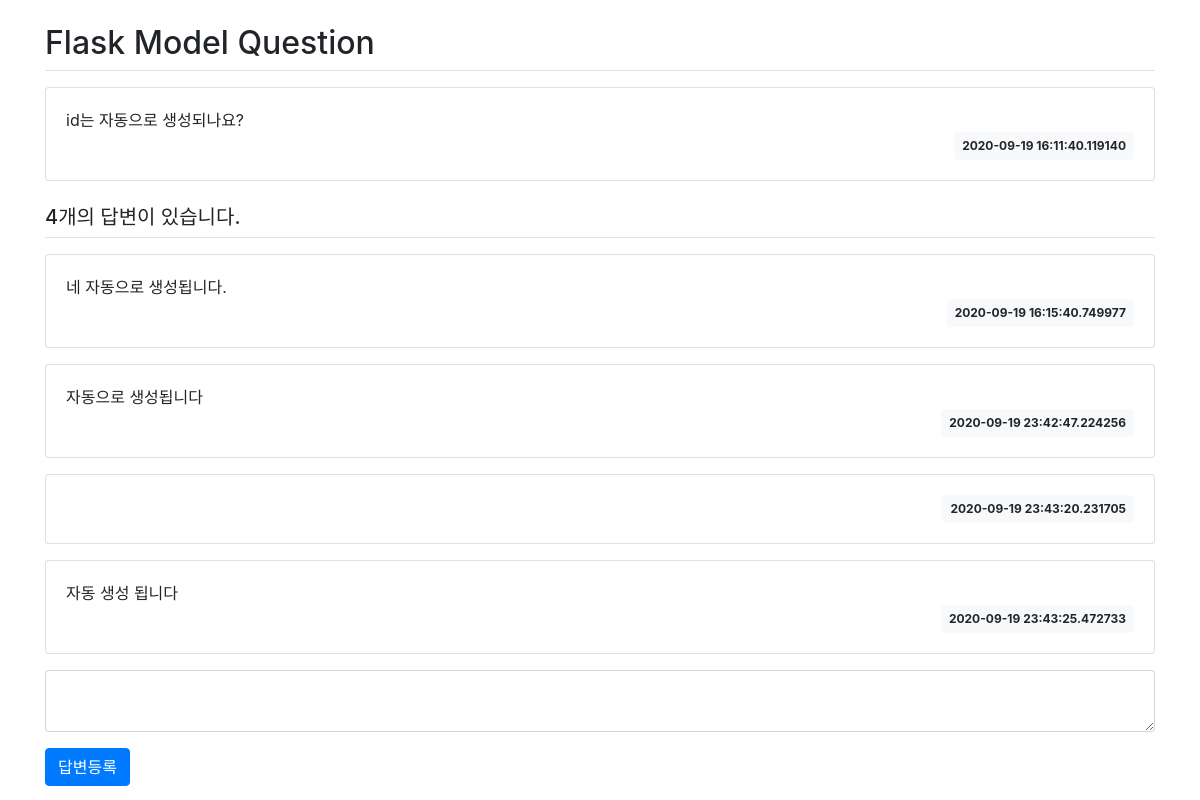
Screenshot of /question/detail/2/ with the database file from the repository.
### pybo/models.py (models this page shows)
class Question(db.Model):
    id = db.Column(db.Integer, primary_key = True)
    subject = db.Column(db.String(200), nullable = False)
    content = db.Column(db.Text(), nullable = False)
    create_date = db.Column(db.DateTime(), nullable = False)

class Answer(db.Model):
    id = db.Column(db.Integer, primary_key = True)
    question_id = db.Column(db.Integer, db.ForeignKey('question.id', ondelete='CASCADE'))
    question = db.relationship('Question', backref=db.backref('answer_set'))
    content = db.Column(db.Text(), nullable = False)
    create_date = db.Column(db.DateTime(), nullable = False)

### pybo/views/question_views.py (the view)
@bp.route('/detail/<int:question_id>/')
def detail(question_id):
    question = Question.query.get_or_404(question_id)   #get_or_404함수는 해당 데이터를 찾을 수 없는경우 404 페이지를 출력함
    return render_template('question/question_detail.html', question=question)

### pybo/templates/question/question_detail.html
<link rel="stylesheet" href="{{ url_for('static', filename='bootstrap.min.css') }}">
<div class="container my-3">
    <h2 class="border-bottom py-2">{{ question.subject }}</h2>
    <div class="card my-3">
        <div class="card-body">
            <div class="card-text" style="white-space: pre-line;">{{ question.content }}</div>
            <div class="d-flex justify-content-end">
                <div class="badge badge-light p-2">
                    {{ question.create_date }}
                </div>
            </div>
        </div>
    </div>
    <h5 class="border-bottom my-3 py-2">{{ question.answer_set|length }}개의 답변이 있습니다.</h5>
    {% for answer in question.answer_set %}
    <div class="card my-3">
        <div class="card-body">
            <div class="card-text" style="white-space: pre-line;">{{ answer.content }}</div>
            <div class="d-flex justify-content-end">
                <div class="badge badge-light p-2">
                    {{ answer.create_date }}
                </div>
            </div>
        </div>
    </div>
    {% endfor %}
    <form action="{{ url_for('answer.create', question_id=question.id) }}" method="post" class="my-3">
        <div class="form-group">
            <textarea name="content" id="content" class="form-control" row="10"></textarea>
        </div>
        <input type="submit" value="답변등록" class="btn btn-primary">
    </form>
</div>

### rows the page displays
Question: subject "Flask Model Question", content "id는 자동으로 생성되나요?", create_date "2020-09-19 16:11:40.119140"
Answer: content "네 자동으로 생성됩니다.", create_date "2020-09-19 16:15:40.749977"
Answer: content "자동으로 생성됩니다", create_date "2020-09-19 23:42:47.224256"
Answer: create_date "2020-09-19 23:43:20.231705"
Answer: content "자동 생성 됩니다", create_date "2020-09-19 23:43:25.472733"

### other values shown
{{ question.answer_set|length }} "4"
